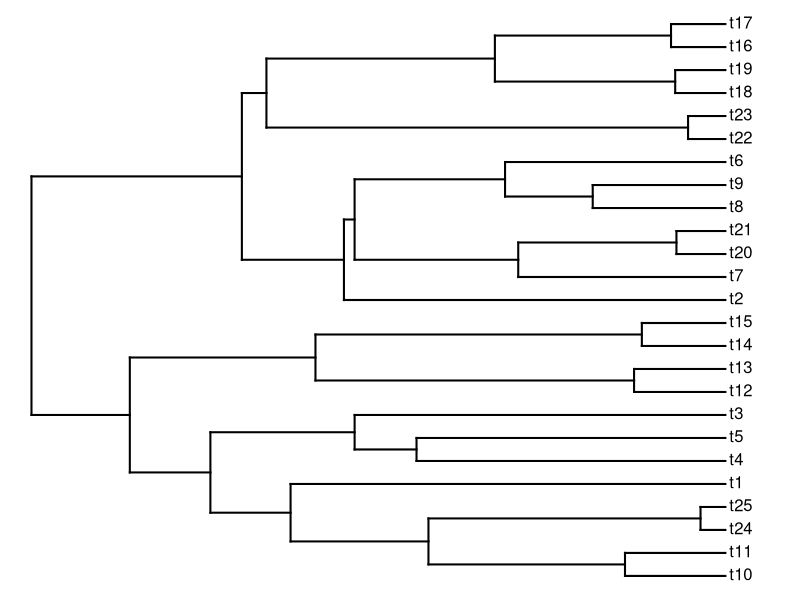
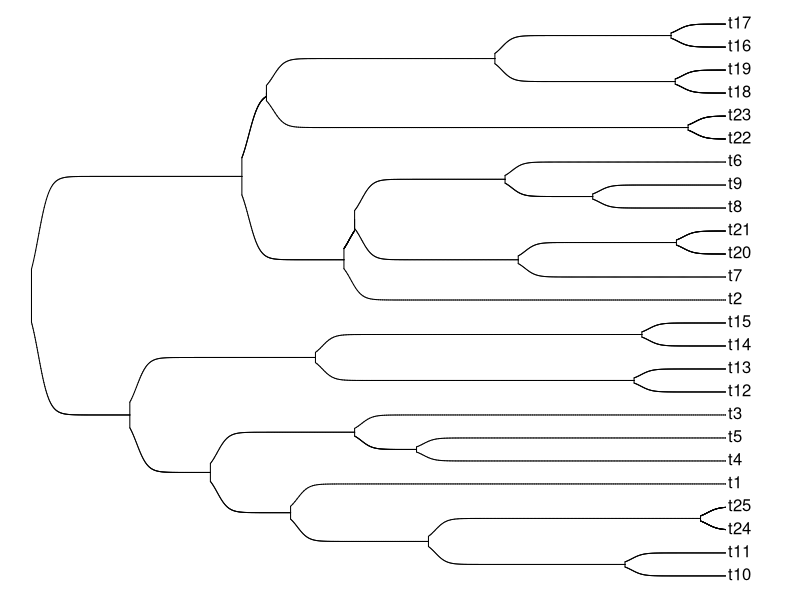
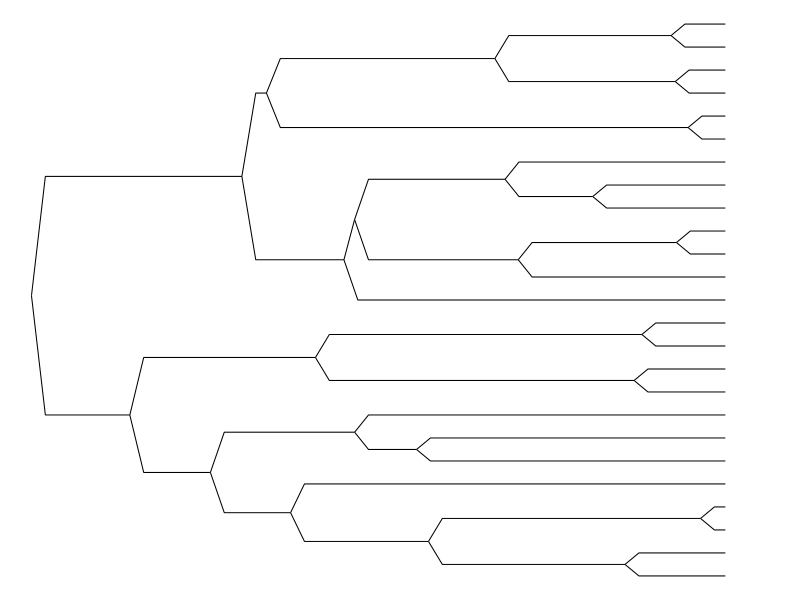
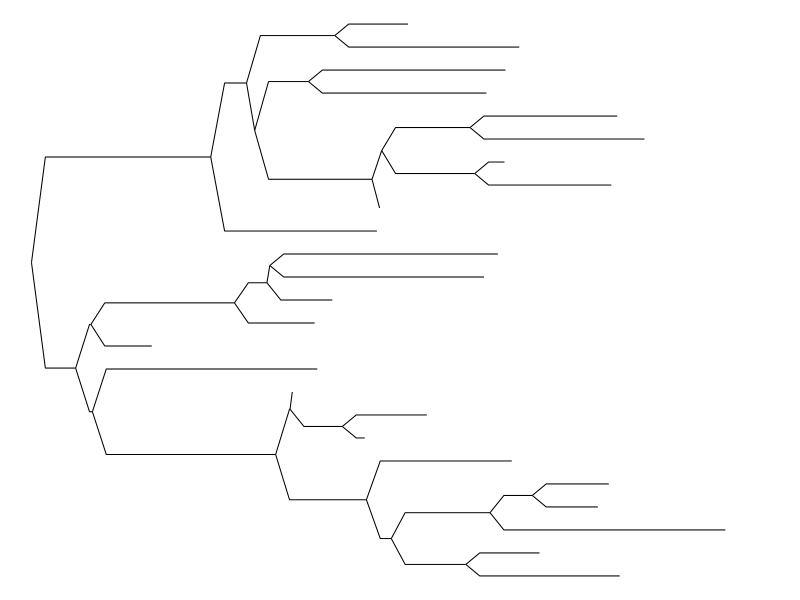
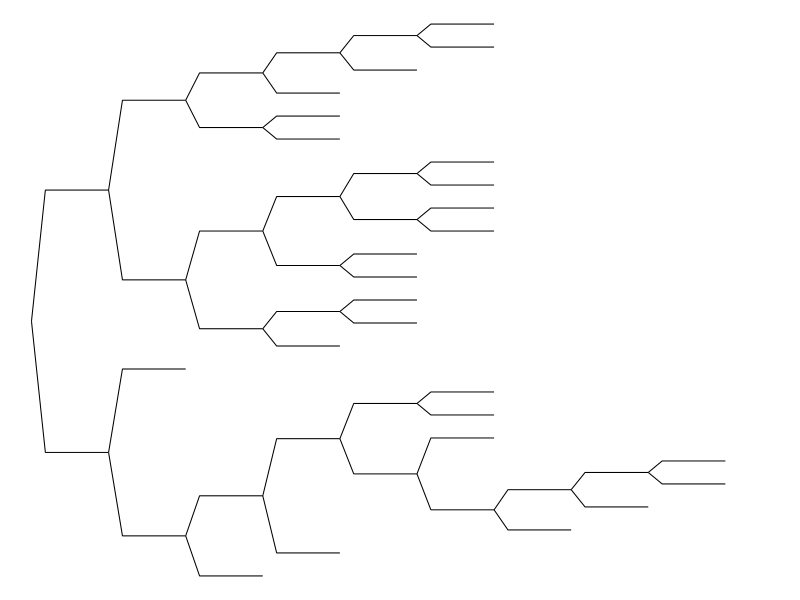
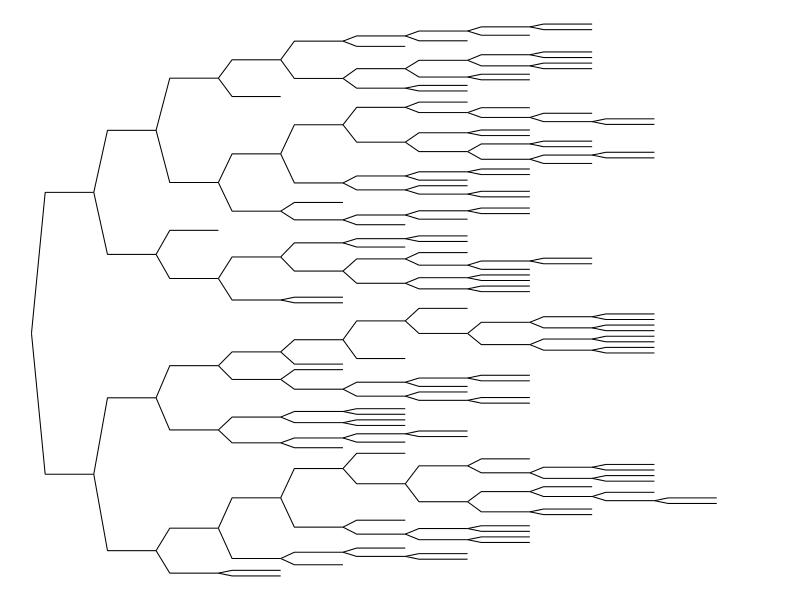
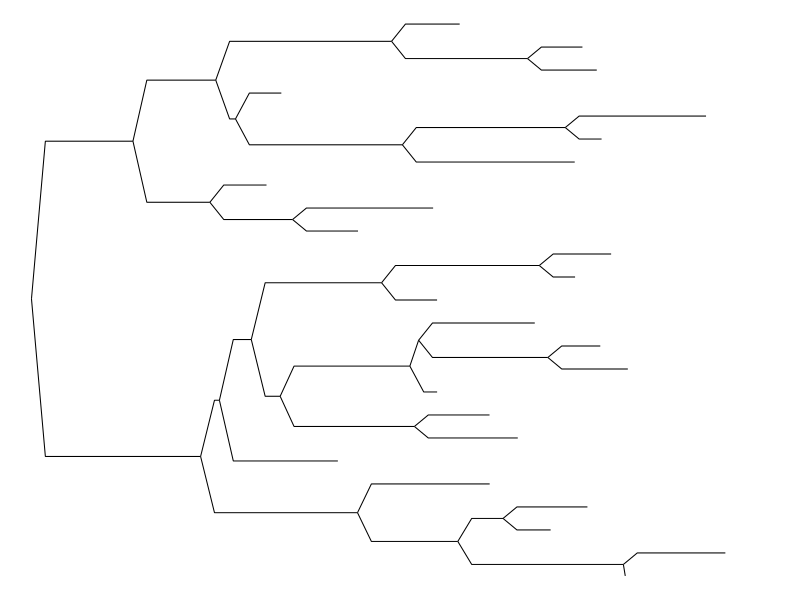
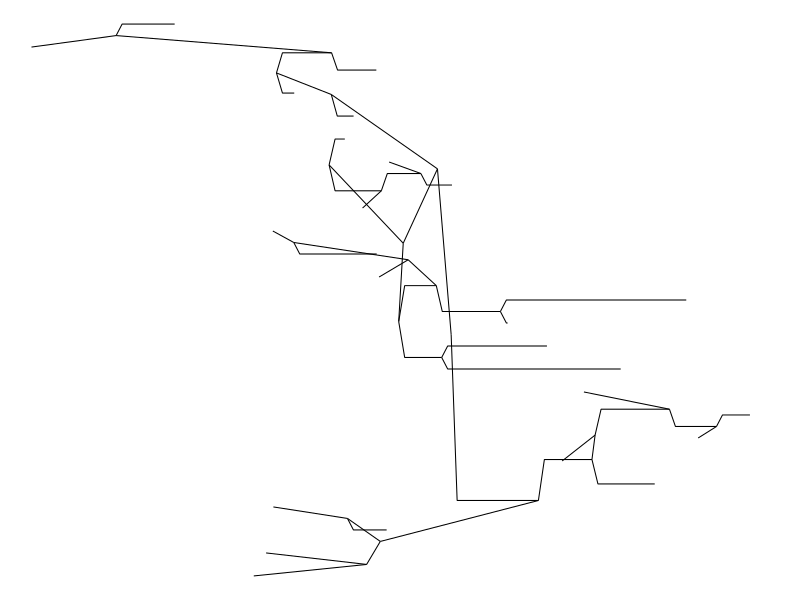

R code for these plots, in order:
# http://blog.phytools.org/2023/11/creating-custom-phylogeny-plotting.html

library(phytools)
library(ape)



slantedTree <- function(phy, h = 0.02, direction = c("rightwards", "upwards"), ...) {
  
  direction <- direction[1]
  phy <- reorder(phy, "cladewise") ## reorder
  plotTree(phy, plot = FALSE, direction = direction, ...)
  
  pp <- get("last_plot.phylo", envir = .PlotPhyloEnv)
  
  h <- h * max(nodeHeights(phy))
  
  par(ljoin = 2, lend = 1)
  
  for(i in 1:nrow(phy$edge)){
    
    edge <- phy$edge[i,]
    elength <- phy$edge.length[i]
    
    if(elength < h) {
      lines(pp$xx[edge], pp$yy[edge])
    } else {
      if(direction == "rightwards"){
        lines(pp$xx[edge[c(1, 1, 2)]] + c(0, h, 0), pp$yy[edge[c(1, 2, 2)]])
      } else if(direction == "upwards"){
        lines(pp$xx[edge[c(1, 2, 2)]], pp$yy[edge[c(1, 1, 2)]] + c(0, h, 0))
      }
    }
  }
  
  # text(pp$xx[1:Ntip(phy)]+
  #        if(direction=="rightwards") 0.5*strwidth("o")*par()$cex else 0,
  #      pp$yy[1:Ntip(phy)]+
  #        if(direction=="upwards") 0.5*strheight("o")*par()$cex else 0,
  #      gsub("_"," ",phy$tip.label),pos=4,offset=0,
  #      srt=if(direction=="upwards") 90 else 0)
}



tr <- rtree(25)
tr <- pbtree(b = 5, d = 0.1, n = 25, scale = 1)

plotTree(tr)

sigmoidPhylogram(tr, lwd = 1, show.tip.labels = FALSE)

# splinePhylogram(tr, lwd = 1)

slantedTree(tr)



slantedTree(rtree(n = 25))
slantedTree(rtree(n = 25, br = 1))
slantedTree(rtree(n = 100, br = 1))

slantedTree(rtree(n = 25, br = runif))
slantedTree(rtree(n = 25, br = rnorm))

slantedTree(rtopology(n = 25))
slantedTree(rtopology(n = 25, br = 1))

slantedTree(rcoal(n = 25))
slantedTree(rcoal(n = 25, br = 1))

plot(rtree(n = 25, br = rnorm), type = 'fan', show.tip.label = FALSE)

plot(rcoal(n = 25, br = 1), type = 'fan', show.tip.label = FALSE)
plot(rcoal(n = 25, br = 1), type = 'radial', show.tip.label = FALSE)
plot(rcoal(n = 25, br = 1), type = 'unrooted', show.tip.label = FALSE)

slantedTree(pbtree(b = 10, d = 1, n = 25, scale = 1))


.n <- 25
tree <- rtree(n = .n)

tree <- pbtree(b = 5, d = 0.1, n = .n, scale = 1)

tree <- rcoal(n = .n, br = 1)

for(i in 1:5) {
  # tree <- bind.tree(tree, pbtree(b = 5, d = 0.1, n = .n, scale = 1), where = sample(1:Ntip(tree), size = 1))
  # tree <- bind.tree(tree, rtree(n = .n), where = 1)
  tree <- bind.tree(tree, rcoal(n = .n, br = 1), where = 1)
}

# remove tip labels
tree$tip.label[] <- ''

par(mfcol = c(1, 1), fg = 'white', bg = 'black')


plot(tree, type = 'fan', no.margin = TRUE, show.tip.label = TRUE, align.tip.label = TRUE, tip.color = 1)


slantedTree(tree, h = 0.01)

slantedTree(rtree(200, equiprob = TRUE), h = 0.03, use.edge.length = FALSE)
slantedTree(rtree(200, equiprob = TRUE), h = 0.03, use.edge.length = TRUE)

slantedTree(rtree(200, equiprob = FALSE), h = 0.03)

slantedTree(rtree(50, equiprob = FALSE), h = 0.03)

slantedTree(pbtree(n = 50, scale = 2), h = 0.02)


.n <- 16
.nsim <- 25
par(mfcol = c(sqrt(.n), sqrt(.n)), fg = 'white', bg = 'black')

for(i in 1:.n) {
  slantedTree(pbtree(n = .nsim, scale = 1, b = 10, d = 1), h = 0.06, direction = 'upwards')
}

for(i in 1:.n) {
  slantedTree(rtree(.nsim, equiprob = FALSE), h = 0.06, direction = 'upwards')
}

for(i in 1:.n) {
  slantedTree(rtree(.nsim, equiprob = TRUE), h = 0.06, direction = 'upwards')
}

for(i in 1:.n) {
  slantedTree(rtree(.nsim, br = 1), h = 0.06, direction = 'upwards')
}



for(i in 1:.n) {
  slantedTree(rcoal(n = .nsim, br = 1), h = 0.06, direction = 'upwards')
}
